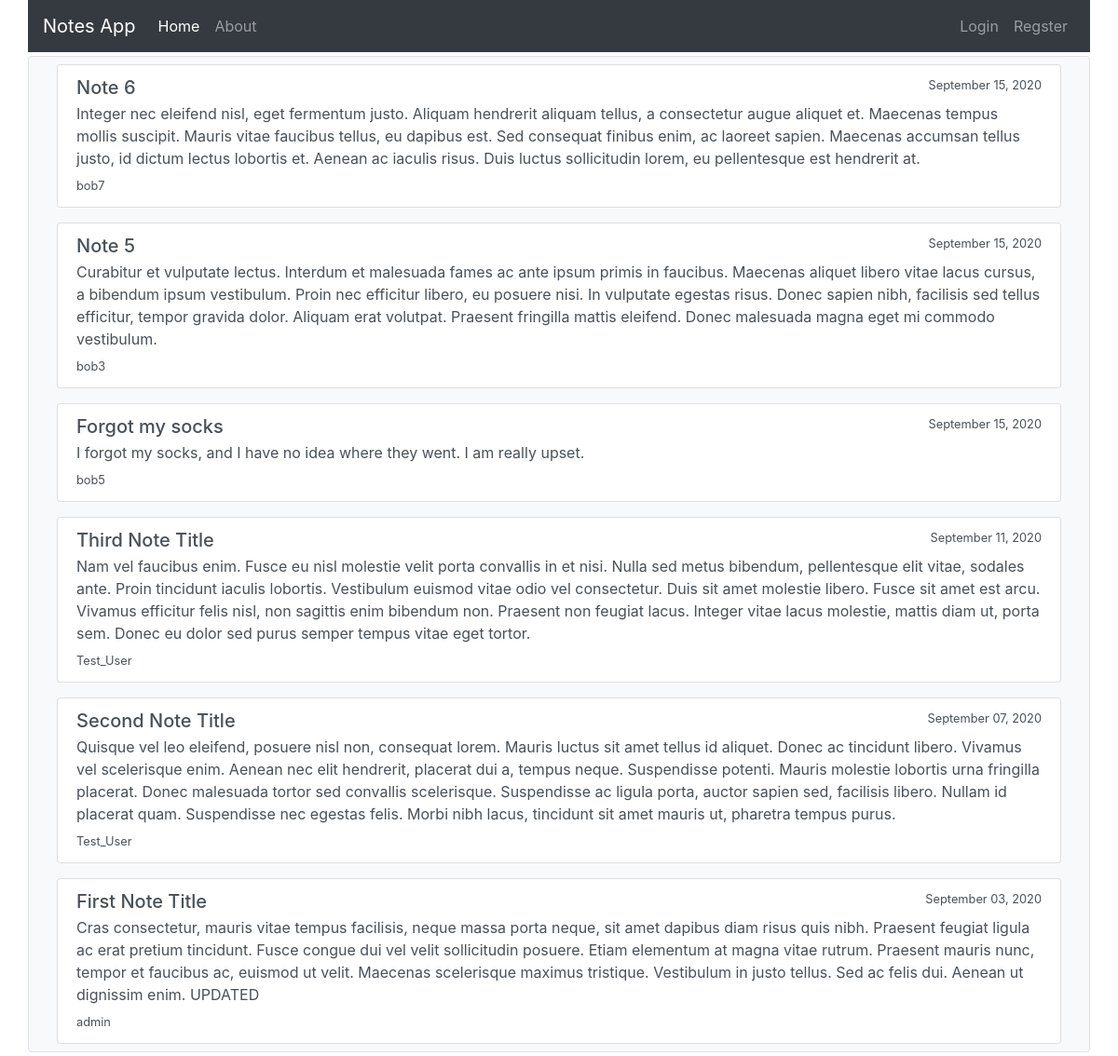
The page / on the database its author committed.
### notes/models.py (models this page shows, shortened)
class Post(models.Model):
    title = models.CharField(max_length=100)
    content = models.TextField()
    date_posted = models.DateTimeField(default=timezone.now)
    author = models.ForeignKey(User, on_delete=models.CASCADE)

### notes/views.py (the view)
# urls.py: path('', NoteListView.as_view(), name='notes-home'),
class NoteListView(ListView):
    model = Post
    template_name = 'notes/home.html'
    context_object_name = 'notes'
    ordering = ['-date_posted']

### notes/templates/notes/home.html
{% extends "notes/base.html" %}
{% block content %}
    {% for note in notes %}
        <div class="container py-2">
            <div class="list-group">
                <a href="{% url 'notes-detail' note.id %}" class="list-group-item list-group-item-action">
                    <div class="d-flex w-100 justify-content-between">
                        <h5 class="mb-1">{{ note.title }}</h5>
                        <small>{{ note.date_posted|date:"F d, Y"  }}</small>
                    </div>
                    <p class="mb-1">{{ note.content}}</p>
                    <small>{{ note.author }}</small>
                </a>
            </div>
        </div>
    {% endfor %}
{% endblock %}

### notes/templates/notes/base.html (shortened to what this page needs)
<!DOCTYPE html>
<html>
<head>
	<link rel="stylesheet" href="https://stackpath.bootstrapcdn.com/bootstrap/4.3.1/css/bootstrap.min.css">
</head>
<body>
	<div class="container px-0">
		<nav class="navbar navbar-expand-lg navbar-dark bg-dark">
			<a class="navbar-brand" href="{% url 'notes-home' %}">Notes App</a>
			<div class="collapse navbar-collapse" id="navbarNavAltMarkup">
				<div class="navbar-nav">
					<a class="nav-item nav-link active" href="{% url 'notes-home' %}">Home<span class="sr-only">(current)</span></a>
					<a class="nav-item nav-link" href="{% url 'notes-about' %}">About</a>
				</div>
				<div class="navbar-nav ml-auto">
					{% if user.is_authenticated %}
					<a  class="nav-item nav-link" href="{% url 'notes-create' %}">Create Note</a>
					<a  class="nav-item nav-link" href="{% url 'profile' %}">Profile</a>
					<a  class="nav-item nav-link" href="{% url 'logout' %}">Logout</a>
					{% else %}
					<a  class="nav-item nav-link" href="{% url 'login' %}">Login</a>
					<a class="nav-item nav-link" href="{% url 'register' %}">Regster</a>
					{% endif %}
				</div>
			</div>
		</nav>
	</div>
	<div class="container bg-light border rounded my-1">
			{% block content %}{% endblock %}
		</div>
</body>
</html>

### rows shown on the page
Post: title "Note 6", date_posted "September 15, 2020", content "Integer nec eleifend nisl, eget fermentum justo. Aliquam hendrerit aliquam tellus, a consectetur augue aliquet et. Maecenas tempus mollis suscipit. Mauris vitae faucibus tellus, eu dapibus est. Sed consequat finibus enim, ac laoreet sapien. Maecenas accumsan tellus justo, id dictum lectus lobortis et. Aenean ac iaculis risus. Duis luctus sollicitudin lorem, eu pellentesque est hendrerit at.", author "bob7"
Post: title "Note 5", date_posted "September 15, 2020", content "Curabitur et vulputate lectus. Interdum et malesuada fames ac ante ipsum primis in faucibus. Maecenas aliquet libero vitae lacus cursus, a bibendum ipsum vestibulum. Proin nec efficitur libero, eu posuere nisi. In vulputate egestas risus. Donec sapien nibh, facilisis sed tellus efficitur, tempor gravida dolor. Aliquam erat volutpat. Praesent fringilla mattis eleifend. Donec malesuada magna eget mi commodo vestibulum.", author "bob3"
Post: title "Forgot my socks", date_posted "September 15, 2020", content "I forgot my socks, and I have no idea where they went. I am really upset.", author "bob5"
Post: title "Third Note Title", date_posted "September 11, 2020", content "Nam vel faucibus enim. Fusce eu nisl molestie velit porta convallis in et nisi. Nulla sed metus bibendum, pellentesque elit vitae, sodales ante. Proin tincidunt iaculis lobortis. Vestibulum euismod vitae odio vel consectetur. Duis sit amet molestie libero. Fusce sit amet est arcu. Vivamus efficitur felis nisl, non sagittis enim bibendum non. Praesent non feugiat lacus. Integer vitae lacus molestie, mattis diam ut, porta sem. Donec eu dolor sed purus semper tempus vitae eget tortor.", author "Test_User"
Post: title "Second Note Title", date_posted "September 07, 2020", content "Quisque vel leo eleifend, posuere nisl non, consequat lorem. Mauris luctus sit amet tellus id aliquet. Donec ac tincidunt libero. Vivamus vel scelerisque enim. Aenean nec elit hendrerit, placerat dui a, tempus neque. Suspendisse potenti. Mauris molestie lobortis urna fringilla placerat. Donec malesuada tortor sed convallis scelerisque. Suspendisse ac ligula porta, auctor sapien sed, facilisis libero. Nullam id placerat quam. Suspendisse nec egestas felis. Morbi nibh lacus, tincidunt sit amet mauris ut, pharetra tempus purus.", author "Test_User"
Post: title "First Note Title", date_posted "September 03, 2020", content "Cras consectetur, mauris vitae tempus facilisis, neque massa porta neque, sit amet dapibus diam risus quis nibh. Praesent feugiat ligula ac erat pretium tincidunt. Fusce congue dui vel velit sollicitudin posuere. Etiam elementum at magna vitae rutrum. Praesent mauris nunc, tempor et faucibus ac, euismod ut velit. Maecenas scelerisque maximus tristique. Vestibulum in justo tellus. Sed ac felis dui. Aenean ut dignissim enim. UPDATED", author "admin"
